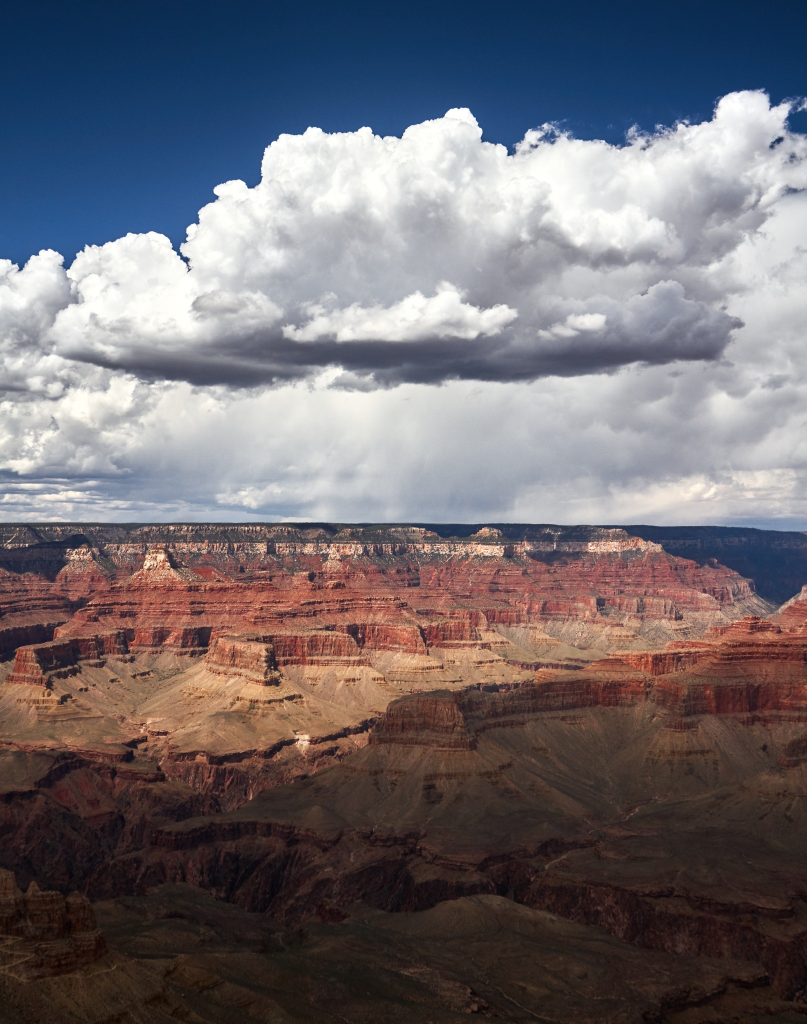
#> input picture images/desat3_25-04-19.JPG, 1614 x 2048 px (shown at 1/2 size)
$ python -i notion_to_project.py   (imports and definitions only)
#> lines starting #> are read from the running program, lines starting #| are printed output that depends on the picture
#!/usr/bin/env python3
"""
Notion export -> portfolio project page converter.

Takes a Notion HTML export (ZIP, extracted folder, or single .html file) and
produces a themed project page for the site while preserving the Notion page's
content and layout (columns, figures, captions, callouts, toggles, code
blocks, tables). The site stylesheet already styles Notion's exported markup,
so the Notion body is kept intact and only wrapped in the site chrome.

What it does:
  1. Extracts the ZIP (including nested ZIPs) to a temp folder.
  2. Finds the main page (shallowest, then largest HTML file).
  3. Strips Notion page chrome (cover image, page icon, properties table)
     while keeping the page body and its layout intact.
  4. Copies every referenced image/asset into the output folder with the
     Notion UUID stripped from the filename; rewrites src/href to match.
  5. Converts HEIC/HEIF images to JPEG (requires pillow-heif).
  6. Replaces YouTube embeds/bookmarks/auto-links with responsive iframes;
     uploaded video files (.mp4/.webm/.mov) become playable rail media.
  7. Rewrites links between exported subpages; each subpage becomes its own
     themed HTML file alongside the main page.
  8. Builds a split-view media rail: a sticky main stage + thumbnail ribbon
     beside a scrollable write-up column (stacked vertically on narrow
     screens). Videos move out of the flow into the rail; image figures stay
     inline in the write-up (scaled proportionally) and are listed in the
     ribbon as well. Ribbon thumbnails are downscaled copies (when Pillow is
     available) and inline images lazy-load, so pages stay fast even with
     large photos. Pages with no media fall back to the classic centered
     layout.
  9. Writes everything to <site>/personal_projects/<slug>_project/ or
     <site>/professional_projects/<slug>_project/ and prints a ready-to-paste
     card snippet for projects.html.

Author pages in Notion following personal_projects/project_template/ (the live
template): Background and Motivation / Design and Conception / Usage, with
optional sub-headings under each.

Usage:
  python notion_to_project.py export.zip --category personal
  python notion_to_project.py "My Page 27f9d96eb8a1....html" -c professional
  python notion_to_project.py export.zip -c personal --name "Cool Robot" --force
  python notion_to_project.py                # GUI: pick file and category
"""

import argparse
import html as html_lib
import os
import re
import shutil
import sys
import tempfile
import urllib.parse
import webbrowser
import zipfile
from pathlib import Path

SITE_ROOT = Path(__file__).resolve().parent

HEX32 = r'[0-9a-fA-F]{32}'
DASHED_UUID = r'[0-9a-fA-F]{8}-[0-9a-fA-F]{4}-[0-9a-fA-F]{4}-[0-9a-fA-F]{4}-[0-9a-fA-F]{12}'
YT_ID = r'(?:youtube\.com/(?:watch\?[^"\'<>\s]*?v=|embed/|shorts/)|youtu\.be/)([A-Za-z0-9_-]{11})'

RASTER_EXTS = {'.png', '.jpg', '.jpeg', '.gif', '.webp', '.bmp', '.tif', '.tiff'}
VIDEO_EXTS = {'.mp4', '.webm', '.m4v', '.mov'}
THUMB_MAX = 480          # ribbon thumbnails are downscaled to fit this box
WIDE_MIN_WIDTH = 2000    # panoramic detection: at least this many pixels wide
WIDE_MIN_ASPECT = 2.0    # ...and at least this width/height ratio

# [11 lines not run here, left out]


PAGE_TEMPLATE = """<!DOCTYPE html>
<html lang="en">
<head>
  <meta charset="UTF-8">
  <meta name="viewport" content="width=device-width, initial-scale=1.0">
  <title>{{TITLE}} - Micah Muir</title>
  <link href="https://fonts.googleapis.com/css2?family=Inter:wght@400;500;600;700&display=swap" rel="stylesheet">
  <link rel="stylesheet" href="../../assets/css/style.css">
  <style>
    /* Minimal project-specific styling - rely on main CSS for layout preservation */
    .project-content h2 {
      color: var(--primary-color);
      font-size: 1.5rem;
      margin: 2rem 0 1rem 0;
      padding-bottom: 0.5rem;
      border-bottom: 1px solid rgba(var(--theme-rgb), 0.4);
    }

    .project-content h3 {
      font-size: 1.2rem;
      margin: 1.5rem 0 0.75rem 0;
    }

    .project-content ul {
      list-style: none;
      padding-left: 0;
      margin: 1rem 0;
    }

    .project-content li {
      position: relative;
      padding-left: 1.5rem;
      margin-bottom: 0.5rem;
    }

    .project-content li::before {
      content: '\\25B8';
      color: var(--theme-color);
      font-weight: bold;
      position: absolute;
      left: 0;
    }
  </style>
</head>
<body class="page-projects">
  <!-- Navigation -->
  <nav class="navbar">
    <div class="nav-container">
      <ul class="nav-links">
        <li><a href="../../index.html">About</a></li>
        <li><a href="../../resume.html">Resume</a></li>
        <li><a href="../../projects.html">Projects</a></li>
      </ul>
    </div>
  </nav>

  <!-- Main Content -->
  <main class="main-content">
    <!-- Project Content -->
    <section class="section">
      <div class="container">
        <div class="paper-panel">
          <div class="project-content">
            {{CONTENT}}
          </div>
        </div>

        <!-- Back to Projects -->
        <div class="text-center mt-3">
          <a href="../../projects.html" class="btn btn-secondary">&larr; Back to Projects</a>
        </div>
      </div>
    </section>
  </main>

  <!-- Main JavaScript -->
  <script src="../../assets/js/main.js"></script>

  <!-- JavaScript for active navigation -->
  <script>
    document.addEventListener('DOMContentLoaded', function() {
      const navLinks = document.querySelectorAll('.nav-links a');
      navLinks.forEach(link => {
        if (link.getAttribute('href') === '../../projects.html') {
          link.classList.add('active');
        }
      });
    });
  </script>
</body>
</html>
"""


SPLIT_PAGE_TEMPLATE = """<!DOCTYPE html>
<html lang="en">
<head>
  <meta charset="UTF-8">
  <meta name="viewport" content="width=device-width, initial-scale=1.0">
  <title>{{TITLE}} - Micah Muir</title>
  <link href="https://fonts.googleapis.com/css2?family=Inter:wght@400;500;600;700&display=swap" rel="stylesheet">
  <link rel="stylesheet" href="../../assets/css/style.css">
  <style>
    /* Minimal project-specific styling - rely on main CSS for layout preservation */
    .project-content h2 {
      color: var(--primary-color);
      font-size: 1.5rem;
      margin: 2rem 0 1rem 0;
      padding-bottom: 0.5rem;
      border-bottom: 1px solid rgba(var(--theme-rgb), 0.4);
    }

    .project-content h3 {
      font-size: 1.2rem;
      margin: 1.5rem 0 0.75rem 0;
    }

    .project-content ul {
      list-style: none;
      padding-left: 0;
      margin: 1rem 0;
    }

    .project-content li {
      position: relative;
      padding-left: 1.5rem;
      margin-bottom: 0.5rem;
    }

    .project-content li::before {
      content: '\\25B8';
      color: var(--theme-color);
      font-weight: bold;
      position: absolute;
      left: 0;
    }
  </style>
</head>
<body class="page-projects">
  <!-- Navigation -->
  <nav class="navbar">
    <div class="nav-container">
      <ul class="nav-links">
        <li><a href="../../index.html">About</a></li>
        <li><a href="../../resume.html">Resume</a></li>
        <li><a href="../../projects.html">Projects</a></li>
      </ul>
    </div>
  </nav>

  <!-- Main Content -->
  <main class="main-content">
    <div class="project-split">

      <!-- Media rail: main stage + thumbnail ribbon (first thumb loads on page load) -->
      <div class="project-media-rail">
        <div class="media-stage"></div>
        <p class="media-stage-caption"></p>
        <div class="media-ribbon">
{{THUMBS}}
        </div>
      </div>

      <!-- Scrollable write-up column -->
      <div class="project-writeup">
        <div class="paper-panel">
          <div class="project-content">
            {{CONTENT}}
          </div>
        </div>

        <!-- Back to Projects -->
        <div class="text-center mt-3">
          <a href="../../projects.html" class="btn btn-secondary">&larr; Back to Projects</a>
        </div>
      </div>

    </div>
  </main>

  <!-- Main JavaScript -->
  <script src="../../assets/js/main.js"></script>
  <script src="../../assets/js/project-split.js"></script>

  <!-- JavaScript for active navigation -->
  <script>
    document.addEventListener('DOMContentLoaded', function() {
      const navLinks = document.querySelectorAll('.nav-links a');
      navLinks.forEach(link => {
        if (link.getAttribute('href') === '../../projects.html') {
          link.classList.add('active');
        }
      });
    });
  </script>
</body>
</html>
"""


# [27 lines left out: functions youtube_iframe, clean_component, not called in this run]


def slugify(title):
    slug = re.sub(r'[^A-Za-z0-9]+', '_', title).strip('_').lower()
    return slug or 'project'


def strip_tags(fragment):
    return html_lib.unescape(re.sub(r'<[^>]+>', '', fragment)).strip()


# [140 lines left out: functions extract_title, extract_body, strip_page_chrome, embed_youtube, add_lazy_images, media_href and 1 more, not called in this run]


class NotionConverter:
    def __init__(self, site_root=SITE_ROOT, category='personal', name=None, force=False):
        self.site_root = Path(site_root)
        self.category = category
        self.name_override = name
        self.force = force
        self.out_dir = None
        self.root = None
        self.asset_map = {}     # resolved source Path -> output filename
        self.html_map = {}      # resolved source Path -> output filename
        self.uuid_map = {}      # 32-hex uuid -> resolved source html Path
        self.image_dims = {}    # output filename -> (width, height)
        self.thumb_map = {}     # output filename -> ribbon thumb URL
        self.used_names = set()
        self.warnings = []
        # Called when the output folder already exists and --force wasn't
        # given; GUI mode replaces this with a yes/no dialog.
        self.confirm_overwrite = lambda path: False

    def warn(self, message):
        self.warnings.append(message)
        print(f"  ! {message}")

    # ------------------------------------------------------------- discovery

    # [74 lines left out: functions extract_zip, find_html_files, choose_main, unique_name, import_asset, not called in this run]

    def ribbon_thumb(self, src):
        """Small thumbnail URL for a full-size image URL, generating
        <name>_thumb.jpg in the output folder when Pillow is available.
        Falls back to the full image."""
        name = urllib.parse.unquote(src)
        if name in self.thumb_map:
            return self.thumb_map[name]

        result = src
        path = self.out_dir / name
        if Image and path.suffix.lower() in RASTER_EXTS and path.is_file():
            try:
                with Image.open(path) as img:
                    if max(img.size) > THUMB_MAX * 1.25:
                        img.thumbnail((THUMB_MAX, THUMB_MAX))
                        thumb_name = self.unique_name(
                            os.path.splitext(name)[0] + '_thumb.jpg')
                        img.convert('RGB').save(self.out_dir / thumb_name,
                                                'JPEG', quality=82, optimize=True)
                        result = urllib.parse.quote(thumb_name)
            except Exception as error:
                self.warn(f"Could not thumbnail {name}: {error}")

        self.thumb_map[name] = result
        return result

    # ----------------------------------------------------------------- links

    # [323 lines left out: functions rewrite_refs, tag_wide_images, media_thumbs_html, convert, print_summary, pick_file_gui and 2 more, not called in this run]


# [2 lines not run here, left out]

>>> import cv2
>>> picture = cv2.imread('images/desat3_25-04-19.JPG', cv2.IMREAD_GRAYSCALE)
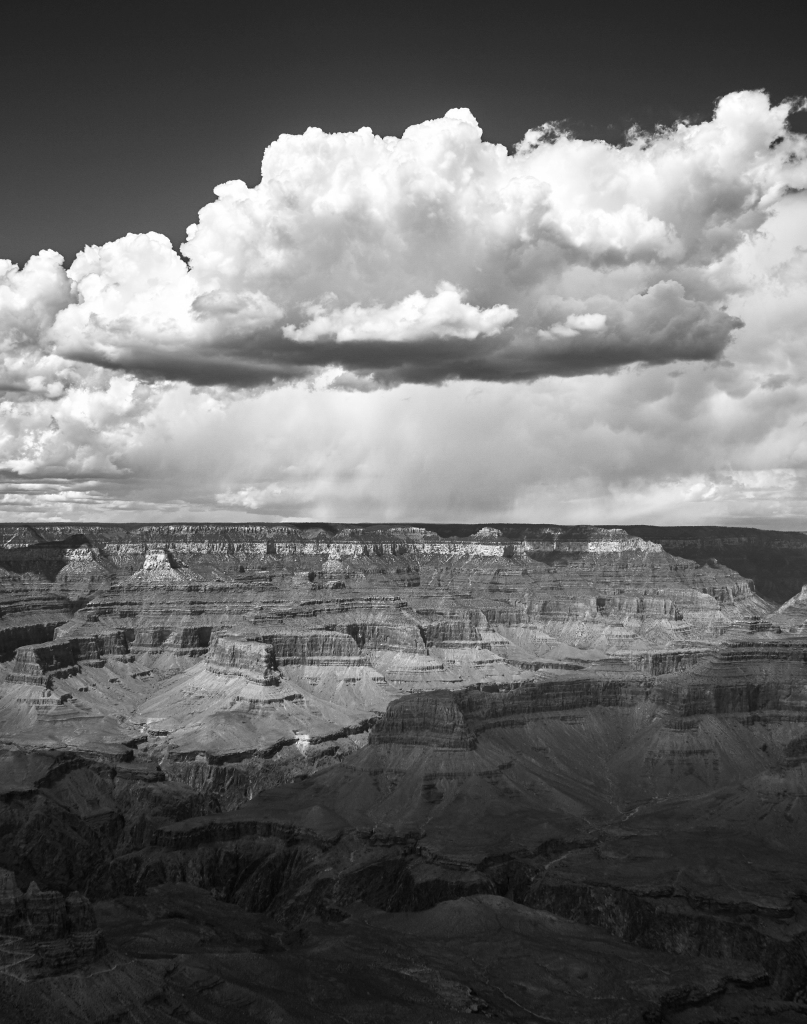
#> picture: shape (2048, 1614) (shown at 1/2 size); min 0, max 255, mean 109
>>> result = NotionConverter().ribbon_thumb(picture)
#> (the run stopped early here; a loop or call above may not have finished)
